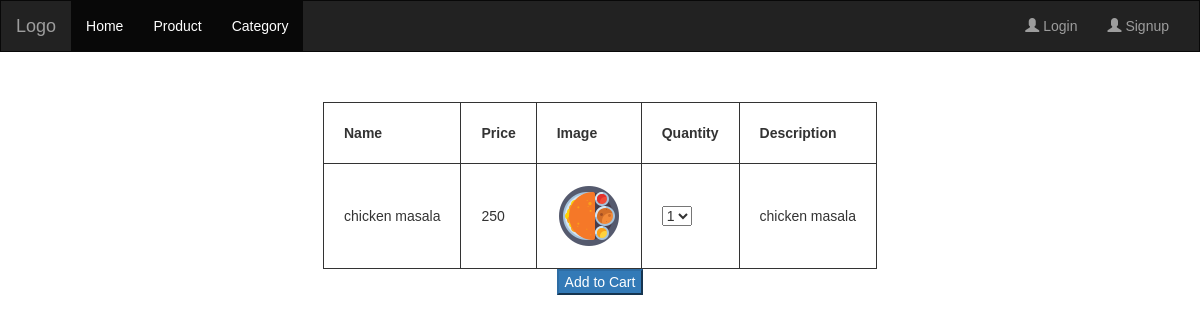
The app's page /ok/4 with its own data.
### AdminApp/models.py (models this page shows)
class Ingredients(models.Model):
    item_name=models.CharField(max_length=30)
    price=models.CharField(max_length=50)
    sale_price=models.CharField(max_length=50)
    image=models.ImageField(default='abc.jpg',upload_to='Images')
    description=models.CharField(max_length=2000)
    quantity=models.IntegerField()
    class Meta:
        db_table="Ingredients"

### UserApp/views.py (the view)
# urls.py: path('ok/<did>',views.ok),
def ok(request,did):
    prod=Ingredients.objects.get(id=did)
    return render(request,"ok.html",{"prod":prod})

### UserApp/templates/ok.html (shortened to what this page needs)
{% extends "homepage.html" %}
{% block content %}
<!DOCTYPE html>
<html lang="en">
<head>
</head>
<body>
    <center>
<form method="post" action="/cart">
    <table>
        <thead>
        <tr>
            <th>Name</th>
            <th>Price</th>
            <th>Image</th>
            <th>Quantity</th>
            <th>Description</th>
        </tr>
    </thead>
        <tbody>
        <tr>
            <td>{{prod.item_name}}</td>
            <td>{{prod.price}}</td>
            <td><img src="{{prod.image.url}}"/></td>
            <td><select name="qty">
                <option>1</option>
            </select></td>
            <td>{{prod.description}}</td>
        </tr>
    </tbody>
    </table>
    <button type="submit" class="btn-primary">Add to Cart</button>
</form>
</center>
</body>
</html>
{% endblock %}

### UserApp/static/ok.css (style rules this page uses)
* { box-sizing: border-box; }
body { font-family: Verdana, sans-serif; }
img { vertical-align: middle; }

### UserApp/static/frame.css (style rules this page uses)
*, *::before, *::after { box-sizing: border-box; }

### UserApp/templates/homepage.html (style rules this page uses)
* { box-sizing: border-box; }
body { font-family: Verdana, sans-serif; }
img { vertical-align: middle; }

### UserApp/templates/ok.html (style rules this page uses)
th { border: 1px,solid; padding: 20px; }
td { border: 1px solid; padding: 20px; }

### records on screen
Ingredients: item_name "chicken masala", price "250", image (picture), description "chicken masala"
